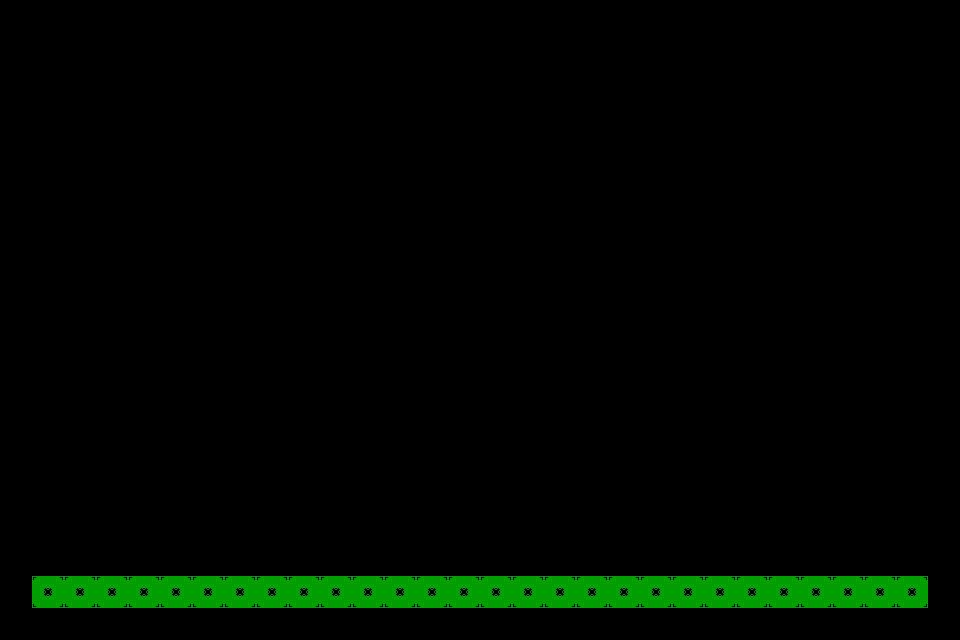

This is a level from a 2D game, rendered from its Tiled map with the project's own tilesets. A one-line summary and the complete map file follow:
An orthogonal 30x20 tile map with 32x32 px tiles, 1 tile layer (Layout) and 3 objects (Spawnpoint, Goal, InviSpike).

<map version="1.10" tiledversion="1.12.2" orientation="orthogonal" renderorder="right-down" width="30" height="20" tilewidth="32" tileheight="32" infinite="0" nextlayerid="3" nextobjectid="12">
 <editorsettings>
  <export target="../../../src/maps/sector5/level6.lua" format="lua" />
 </editorsettings>
 <tileset firstgid="1" name="Props" class="Saw" tilewidth="32" tileheight="32" tilecount="8" columns="0">
  <grid orientation="orthogonal" width="1" height="1" />
  <tile id="0" type="Tile">
   <image source="../../../src/assets/images/test.png" width="32" height="32" />
  </tile>
  <tile id="1" type="Placeholder">
   <image source="../../../src/assets/images/placeholder.png" width="32" height="32" />
  </tile>
  <tile id="3" type="Spike">
   <image source="../../../src/assets/images/spike.png" width="32" height="16" />
  </tile>
  <tile id="4" type="Goal">
   <image source="../../../src/assets/images/goal.png" width="32" height="32" />
  </tile>
  <tile id="5" type="Saw">
   <image source="../../../src/assets/images/saw.png" width="32" height="32" />
  </tile>
  <tile id="6" type="Spring">
   <image source="../../../src/assets/images/spring.png" width="32" height="32" />
  </tile>
  <tile id="7" type="Booster">
   <image source="../../../src/assets/images/booster.png" width="32" height="32" />
  </tile>
  <tile id="8" type="Laser">
   <image source="../../../src/assets/images/laser.png" width="32" height="32" />
  </tile>
 </tileset>
 <layer id="1" name="Layout" width="30" height="20">
  <data encoding="csv">
0,0,0,0,0,0,0,0,0,0,0,0,0,0,0,0,0,0,0,0,0,0,0,0,0,0,0,0,0,0,
0,0,0,0,0,0,0,0,0,0,0,0,0,0,0,0,0,0,0,0,0,0,0,0,0,0,0,0,0,0,
0,0,0,0,0,0,0,0,0,0,0,0,0,0,0,0,0,0,0,0,0,0,0,0,0,0,0,0,0,0,
0,0,0,0,0,0,0,0,0,0,0,0,0,0,0,0,0,0,0,0,0,0,0,0,0,0,0,0,0,0,
0,0,0,0,0,0,0,0,0,0,0,0,0,0,0,0,0,0,0,0,0,0,0,0,0,0,0,0,0,0,
0,0,0,0,0,0,0,0,0,0,0,0,0,0,0,0,0,0,0,0,0,0,0,0,0,0,0,0,0,0,
0,0,0,0,0,0,0,0,0,0,0,0,0,0,0,0,0,0,0,0,0,0,0,0,0,0,0,0,0,0,
0,0,0,0,0,0,0,0,0,0,0,0,0,0,0,0,0,0,0,0,0,0,0,0,0,0,0,0,0,0,
0,0,0,0,0,0,0,0,0,0,0,0,0,0,0,0,0,0,0,0,0,0,0,0,0,0,0,0,0,0,
0,0,0,0,0,0,0,0,0,0,0,0,0,0,0,0,0,0,0,0,0,0,0,0,0,0,0,0,0,0,
0,0,0,0,0,0,0,0,0,0,0,0,0,0,0,0,0,0,0,0,0,0,0,0,0,0,0,0,0,0,
0,0,0,0,0,0,0,0,0,0,0,0,0,0,0,0,0,0,0,0,0,0,0,0,0,0,0,0,0,0,
0,0,0,0,0,0,0,0,0,0,0,0,0,0,0,0,0,0,0,0,0,0,0,0,0,0,0,0,0,0,
0,0,0,0,0,0,0,0,0,0,0,0,0,0,0,0,0,0,0,0,0,0,0,0,0,0,0,0,0,0,
0,0,0,0,0,0,0,0,0,0,0,0,0,0,0,0,0,0,0,0,0,0,0,0,0,0,0,0,0,0,
0,0,0,0,0,0,0,0,0,0,0,0,0,0,0,0,0,0,0,0,0,0,0,0,0,0,0,0,0,0,
0,0,0,0,0,0,0,0,0,0,0,0,0,0,0,0,0,0,0,0,0,0,0,0,0,0,0,0,0,0,
0,0,0,0,0,0,0,0,0,0,0,0,0,0,0,0,0,0,0,0,0,0,0,0,0,0,0,0,0,0,
0,1,1,1,1,1,1,1,1,1,1,1,1,1,1,1,1,1,1,1,1,1,1,1,1,1,1,1,1,0,
0,0,0,0,0,0,0,0,0,0,0,0,0,0,0,0,0,0,0,0,0,0,0,0,0,0,0,0,0,0
</data>
 </layer>
 <objectgroup id="2" name="Objects">
  <object id="1" name="Spawnpoint" gid="2" x="32" y="576" width="32" height="32" />
  <object id="2" name="Goal" gid="5" x="896" y="576" width="32" height="32" />
  <object id="10" name="InviSpike" gid="4" x="832" y="576" width="32" height="16">
   <properties>
    <property name="radius" type="int" value="48" />
   </properties>
  </object>
 </objectgroup>
</map>
